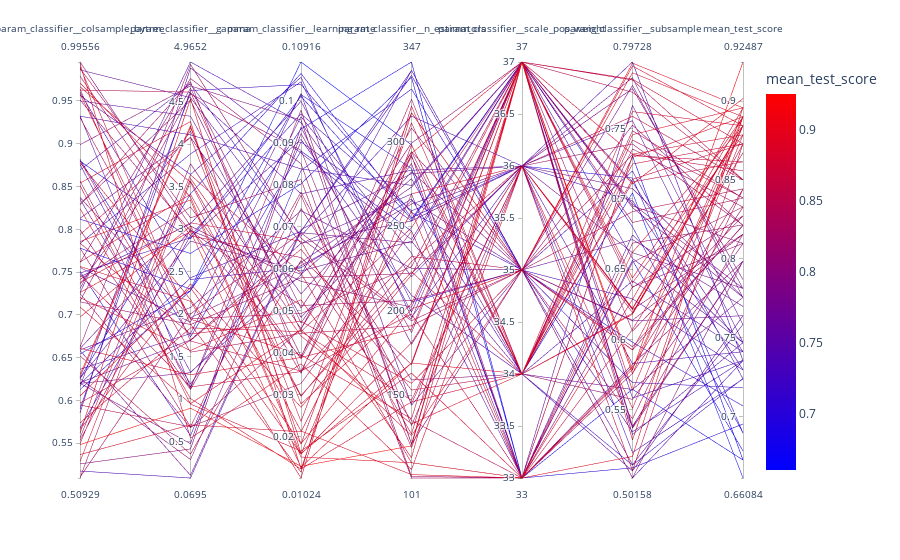

Notebook code for this chart:
### Code cell
results_df = pd.DataFrame(random_search_xgb.cv_results_)
param_cols = [col for col in results_df.columns if col.startswith('param_')]
iv.plot_parallel_coordinates(results_df, dimensions=param_cols)
